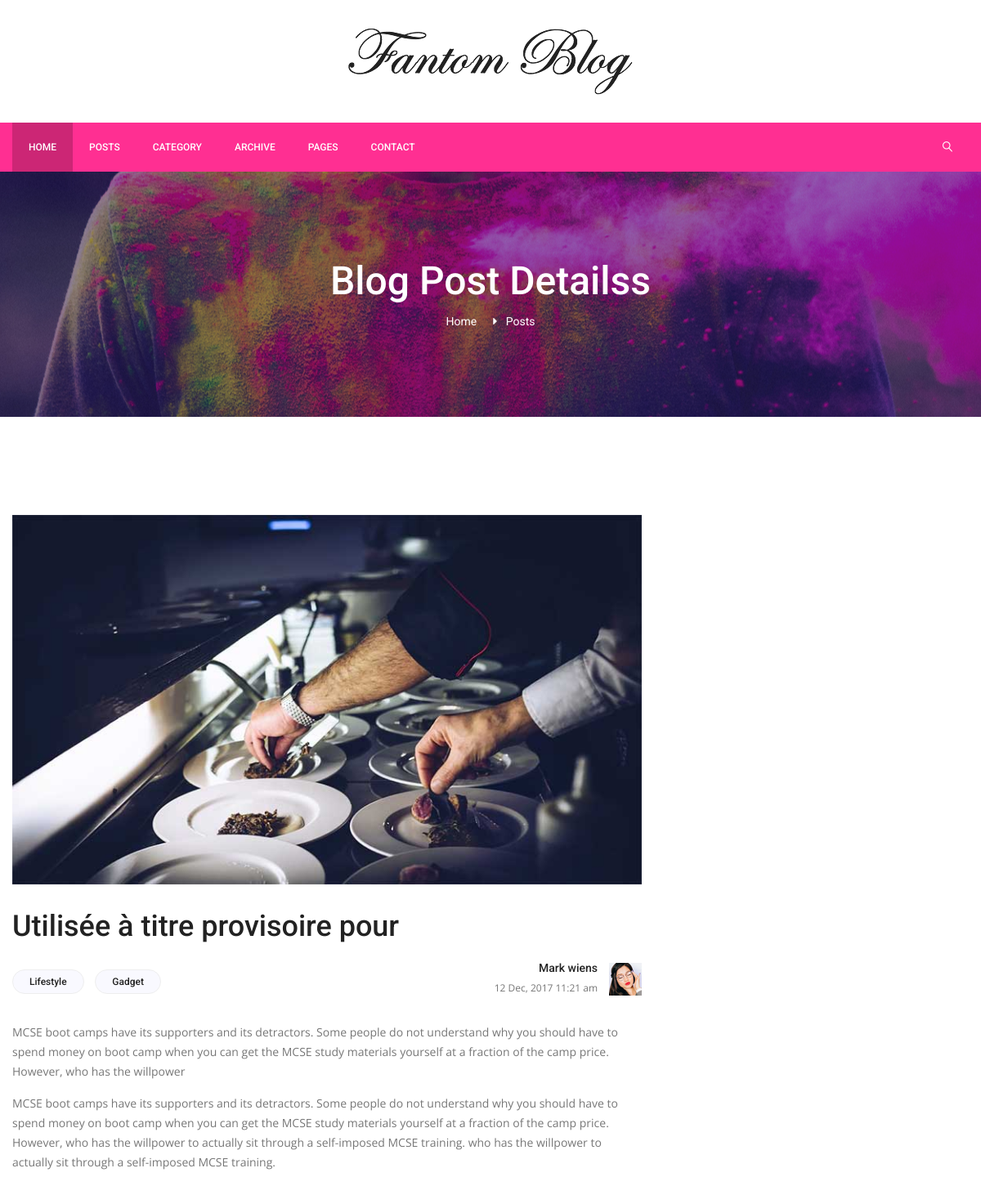
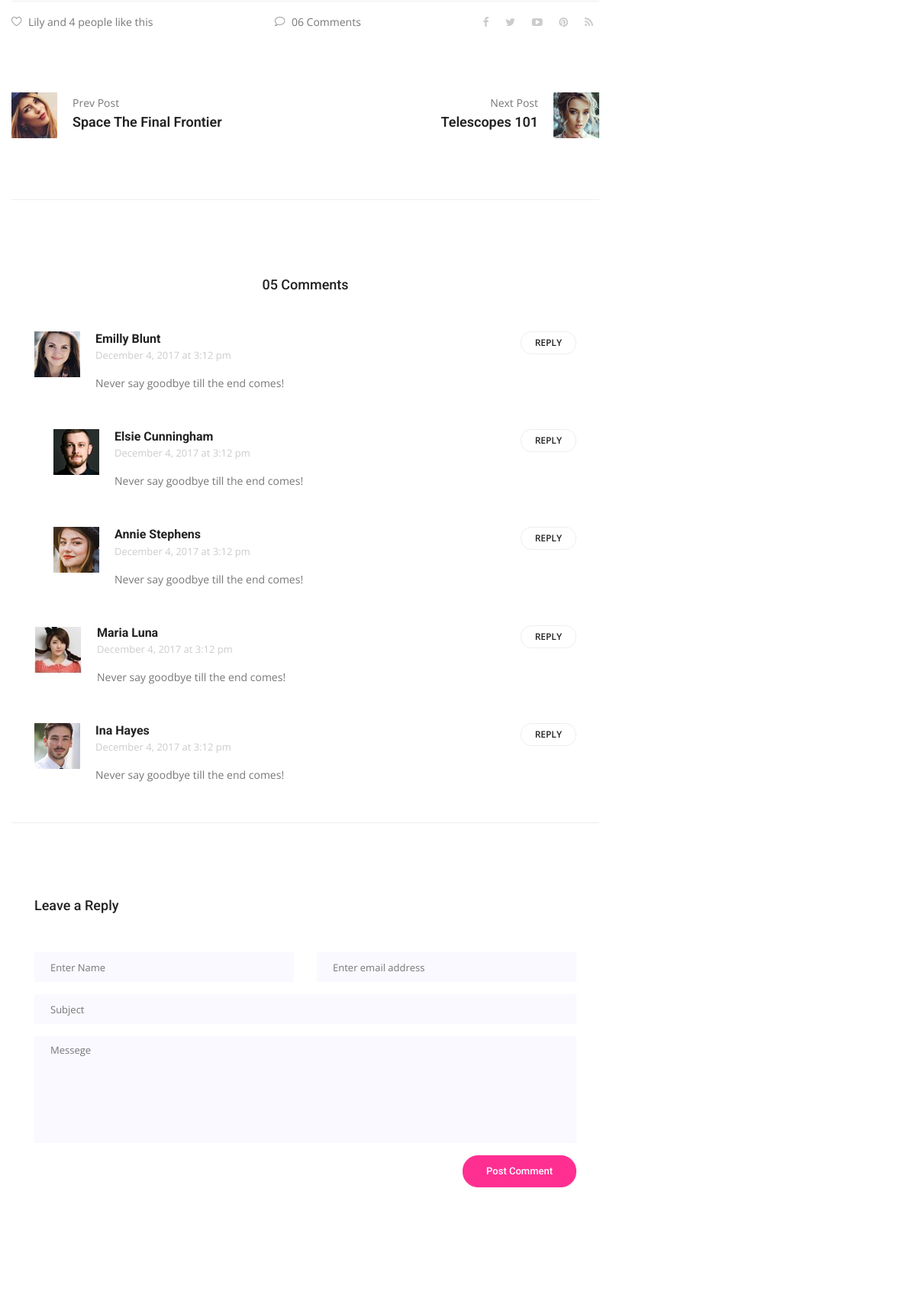
/post/utilisee-titre-provisoire-pour/ (upper part), run on the app's committed database (2 pictures, top to bottom).
### blog/models.py (models this page shows, shortened)
class Post(models.Model):
    title = models.CharField(max_length=150)
    category = models.ForeignKey(Category, on_delete=models.CASCADE, related_name="posts")
    content = models.TextField()
    image = models.ImageField(upload_to="images")
    created = models.DateTimeField(auto_now_add=True)
    author = models.ForeignKey(User, on_delete=models.CASCADE)
    slug = models.SlugField()
    tag = models.ManyToManyField(Tag, related_name="tags", blank=True)

### blog/views.py (the view)
# urls.py: path('post/<slug:slug>/', views.PostDetailView.as_view(), name="post-detail"),
class PostDetailView(DetailView):
    model = Post
    slug_field = "slug"
    template_name = "blog/post_detail.html"
    context_object_name = "post"

### blog/templates/blog/post_detail.html (shortened to what this page needs)
{% extends "layout/base.html" %}
{% load static %}
{% block content %}
        <section class="banner_area">
            <div class="banner_inner d-flex align-items-center">
            	<div class="overlay bg-parallax" data-stellar-ratio="0.9" data-stellar-vertical-offset="0" data-background=""></div>
				<div class="container">
					<div class="banner_content text-center">
						<h2>Blog Post Detailss</h2>
						<div class="page_link">
							<a href="{% url 'home' %}">Home</a>
							<a href="{% url 'post-list' %}">Posts </a>
						</div>
					</div>
				</div>
            </div>
        </section>
        <section class="blog_area p_120 single-post-area">
            <div class="container">
                <div class="row">
                    <div class="col-lg-8">
       					<div class="main_blog_details">
       						<img class="img-fluid" src="{{ post.image.url }}" alt="">
       						<a href="#"><h4>{{ post.title }}</h4></a>
       						<div class="user_details">
       							<div class="float-left">
       								<a href="#">Lifestyle</a>
       								<a href="#">Gadget</a>
       							</div>
       							<div class="float-right">
       								<div class="media">
       									<div class="media-body">
       										<h5>Mark wiens</h5>
       										<p>12 Dec, 2017 11:21 am</p>
       									</div>
       									<div class="d-flex">
       										<img src="{% static 'img/blog/user-img.jpg' %}" alt="">
       									</div>
       								</div>
       							</div>
       						</div>
							<p>{{ post.content|linebreaks }}</p>
      						<div class="news_d_footer">
      							<a href="#"><i class="lnr lnr lnr-heart"></i>Lily and 4 people like this</a>
      							<a class="justify-content-center ml-auto" href="#"><i class="lnr lnr lnr-bubble"></i>06 Comments</a>
      							<div class="news_socail ml-auto">
									<a href="#"><i class="fa fa-facebook"></i></a>
									<a href="#"><i class="fa fa-twitter"></i></a>
									<a href="#"><i class="fa fa-youtube-play"></i></a>
									<a href="#"><i class="fa fa-pinterest"></i></a>
									<a href="#"><i class="fa fa-rss"></i></a>
								</div>
      						</div>
       					</div>
       					<div class="navigation-area">
                            <div class="row">
                                <div class="col-lg-6 col-md-6 col-12 nav-left flex-row d-flex justify-content-start align-items-center">
                                    <div class="thumb">
                                        <a href="#"><img class="img-fluid" src="{% static 'img/blog/prev.jpg' %}" alt=""></a>
                                    </div>
                                    <div class="arrow">
                                        <a href="#"></a>
                                    </div>
                                    <div class="detials">
                                        <p>Prev Post</p>
                                        <a href="#"><h4>Space The Final Frontier</h4></a>
                                    </div>
                                </div>
                                <div class="col-lg-6 col-md-6 col-12 nav-right flex-row d-flex justify-content-end align-items-center">
                                    <div class="detials">
                                        <p>Next Post</p>
                                        <a href="#"><h4>Telescopes 101</h4></a>
                                    </div>
                                    <div class="arrow">
                                        <a href="#"></a>
                                    </div>
                                    <div class="thumb">
                                        <a href="#"><img class="img-fluid" src="{% static 'img/blog/next.jpg' %}" alt=""></a>
                                    </div>
                                </div>
                            </div>
                        </div>
                        <div class="comments-area">
                            <h4>05 Comments</h4>
                            <div class="comment-list">
                                <div class="single-comment justify-content-between d-flex">
                                    <div class="user justify-content-between d-flex">
                                        <div class="thumb">
                                            <img src="img/blog/c1.jpg" alt="">
                                        </div>
                                        <div class="desc">
                                            <h5><a href="#">Emilly Blunt</a></h5>
                                            <p class="date">December 4, 2017 at 3:12 pm </p>
                                            <p class="comment">
                                                Never say goodbye till the end comes!
                                            </p>
                                        </div>
                                    </div>
                                    <div class="reply-btn">
                                           <a href="" class="btn-reply text-uppercase">reply</a>
                                    </div>
                                </div>
                            </div>
                            <div class="comment-list left-padding">
                                <div class="single-comment justify-content-between d-flex">
                                    <div class="user justify-content-between d-flex">
                                        <div class="thumb">
                                            <img src="img/blog/c2.jpg" alt="">
                                        </div>
                                        <div class="desc">
                                            <h5><a href="#">Elsie Cunningham</a></h5>
                                            <p class="date">December 4, 2017 at 3:12 pm </p>
                                            <p class="comment">
                                                Never say goodbye till the end comes!
                                            </p>
                                        </div>
                                    </div>
                                    <div class="reply-btn">
                                           <a href="" class="btn-reply text-uppercase">reply</a>
                                    </div>
                                </div>
                            </div>
                            <div class="comment-list left-padding">
                                <div class="single-comment justify-content-between d-flex">
                                    <div class="user justify-content-between d-flex">
                                        <div class="thumb">
                                            <img src="img/blog/c3.jpg" alt="">
                                        </div>
                                        <div class="desc">
                                            <h5><a href="#">Annie Stephens</a></h5>
                                            <p class="date">December 4, 2017 at 3:12 pm </p>
                                            <p class="comment">
                                                Never say goodbye till the end comes!
                                            </p>
                                        </div>
                                    </div>
                                    <div class="reply-btn">
                                           <a href="" class="btn-reply text-uppercase">reply</a>
                                    </div>
                                </div>
                            </div>
                            <div class="comment-list">
                                <div class="single-comment justify-content-between d-flex">
                                    <div class="user justify-content-between d-flex">
                                        <div class="thumb">
                                            <img src="img/blog/c4.jpg" alt="">
                                        </div>
                                        <div class="desc">
                                            <h5><a href="#">Maria Luna</a></h5>
                                            <p class="date">December 4, 2017 at 3:12 pm </p>
                                            <p class="comment">
                                                Never say goodbye till the end comes!
                                            </p>
                                        </div>
                                    </div>
                                    <div class="reply-btn">
                                           <a href="" class="btn-reply text-uppercase">reply</a>
                                    </div>
                                </div>
                            </div>
                            <div class="comment-list">
                                <div class="single-comment justify-content-between d-flex">
                                    <div class="user justify-content-between d-flex">
                                        <div class="thumb">
                                            <img src="img/blog/c5.jpg" alt="">
                                        </div>
                                        <div class="desc">
                                            <h5><a href="#">Ina Hayes</a></h5>
                                            <p class="date">December 4, 2017 at 3:12 pm </p>
                                            <p class="comment">
                                                Never say goodbye till the end comes!
                                            </p>
                                        </div>
                                    </div>
                                    <div class="reply-btn">
                                           <a href="" class="btn-reply text-uppercase">reply</a>
                                    </div>
                                </div>
                            </div>
                        </div>
                        <div class="comment-form">
                            <h4>Leave a Reply</h4>
                            <form>
                                <div class="form-group form-inline">
                                  <div class="form-group col-lg-6 col-md-6 name">
                                    <input type="text" class="form-control" id="name" placeholder="Enter Name" onfocus="this.placeholder = ''" onblur="this.placeholder = 'Enter Name'">
                                  </div>
                                  <div class="form-group col-lg-6 col-md-6 email">
                                    <input type="email" class="form-control" id="email" placeholder="Enter email address" onfocus="this.placeholder = ''" onblur="this.placeholder = 'Enter email address'">
                                  </div>
                                </div>
                                <div class="form-group">
                                    <input type="text" class="form-control" id="subject" placeholder="Subject" onfocus="this.placeholder = ''" onblur="this.placeholder = 'Subject'">
                                </div>
                                <div class="form-group">
                                    <textarea class="form-control mb-10" rows="5" name="message" placeholder="Messege" onfocus="this.placeholder = ''" onblur="this.placeholder = 'Messege'" required=""></textarea>
                                </div>
                                <a href="#" class="primary-btn submit_btn">Post Comment</a>
                            </form>
                        </div>
        			</div>
                    <div class="col-lg-4">
                    </div>
                </div>
            </div>
        </section>
{% endblock content %}

### data on the page
Post: image (picture), title "Utilisée à titre provisoire pour", content "MCSE boot camps have its supporters and its detractors. Some people do not understand why you should have to spend money on boot camp when you can get the MCSE study materials yourself at a fraction of the camp price. However, who has the willpower MCSE boot camps have its supporters and its detractors. Some people do not understand why you should have to spend money on boot camp when you can get the MCSE study materials yourself at a fraction of the camp price. However, who has the willpower to actually sit through a self-imposed MCSE training. who has the willpower to actually sit through a self-imposed MCSE training."
